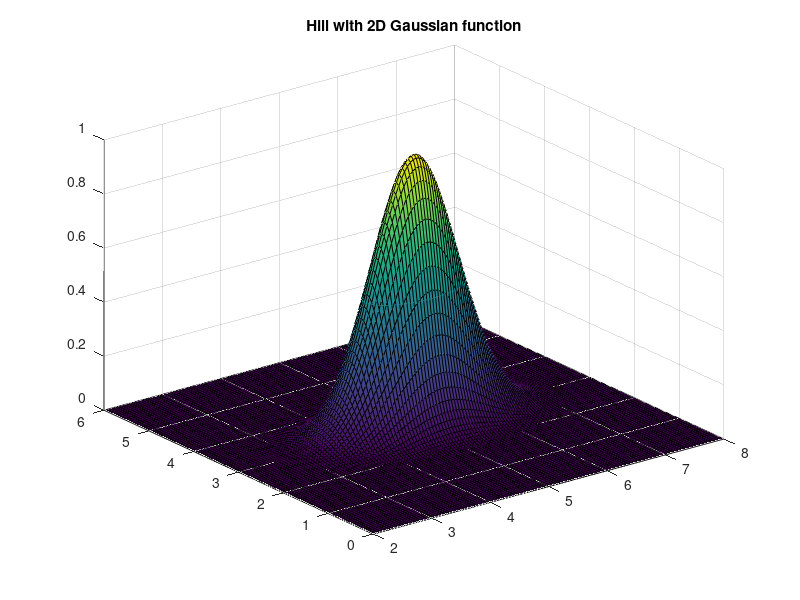

The MATLAB source for this figure: (Note: this script raises an error after producing the figure.)
w = 0.05;   %discretisation parameter
x = 2:w:8;  %range for x and y
y = 0:w:6;

[X,Y] = meshgrid(x,y);

Z = exp( -(X-5).^2 - 4.*(Y-3).^2 );   %construct 2d gaussian hill
z_max = max(max(Z));
z_contour = z_max/2;    %find contour at half the height

figure(1);
surf(X,Y,Z);    %plotting the 2d gaussian hill
title("Hill with 2D Gaussian function"); 
hold on;
[~,H] = contour3(X,Y,Z,[z_contour,z_contour]);    %marking contour at half  the height
H.LineWidth = 8;
axis equal;
hold off;

figure(2);
surf(X,Y,Z);    %plotting the 2d gaussian hill
title("Normals at the contour");    
hold on;
[C,H] = contour3(X,Y,Z,[z_contour,z_contour]);    %plot contour
H.LineWidth = 8;

P = C(:,2:101)';
Eq_P = curvspace(P,25)';    %find equispaced points on the contour

[nx,ny,nz] = find_normal(Z,w);    %defined function to calculate normal
filter = filterxy(X,Y,Eq_P);
quiver3(X, Y, Z, nx .* filter, ny .* filter, nz .* filter);    %plotting normals at equispaced points
axis equal;
hold off;

%{ 
% Validation for finding the normal done using the inbuilt surfnorm function
figure(3);
surf(X,Y,Z);
title("Validation: Normals found from surfnom"); 
hold on;
[~,C] = contour3(X,Y,Z,[z_contour,z_contour]);
C.LineWidth = 8;
[U,V,W] = surfnorm(X,Y,Z);
quiver3(X,Y,Z,U,V,W);
axis equal;
hold off;
%}

function filter = filterxy(X,Y,q)    %to overlay equispaced points on the predefined mesh
    tol = 0.026;
    filter = zeros(size(X));
    %calculate nearest points on the mesh for each one of the equispaced
    %points. then do elementwise OR for individual filters to get net filter
    for i=1:size(q')
        temp_filter = X < (q(1,i) + tol) & X > (q(1,i) - tol) & Y < (q(2,i) + tol) & Y > (q(2,i) - tol);
        filter = filter | temp_filter;
    end    
end

function [nx,ny,nz] =  find_normal(g,w)    %to find normal for a surface g
    %g = z - f(x,y),  normal(g) = 1 - grad(f)
    [nx,ny] =  gradient(g .* (-1/w));    
    nz = ones([1 + (6/w), 1 + (6/w)]);
end
